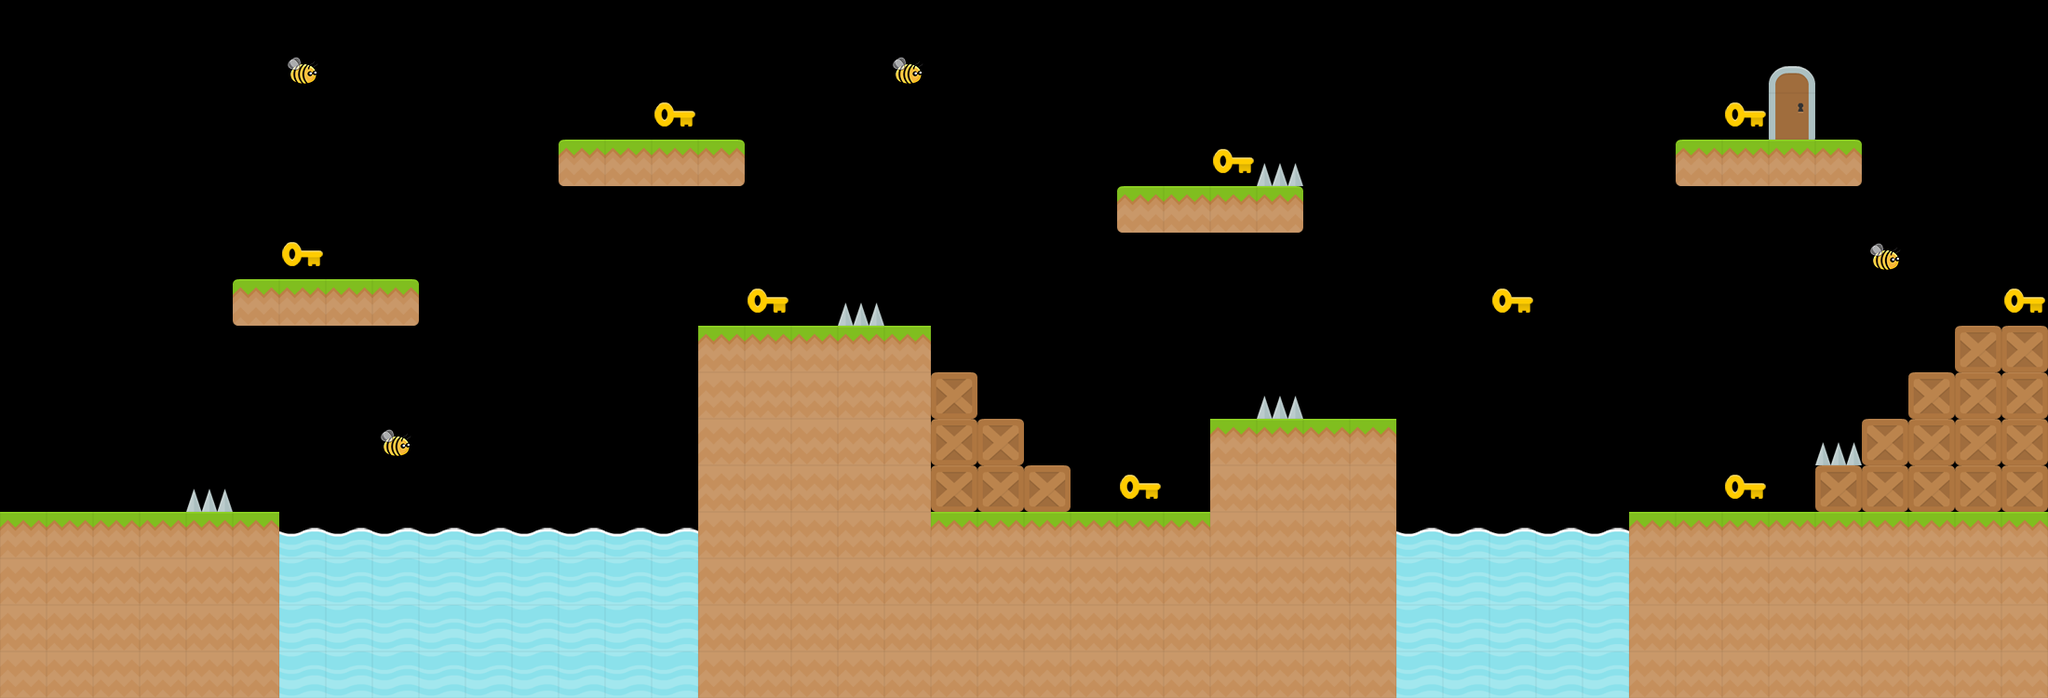

Below is a game level as drawn by its tile map, then a one-line description and the .tmx file that defines it, in full:
An orthogonal 44x15 tile map with 50x50 px tiles, 1 tile layer (Tile Layer 1).

<map version="1.4" tiledversion="1.4.3" orientation="orthogonal" renderorder="right-down" width="44" height="15" tilewidth="50" tileheight="50" infinite="0" nextlayerid="2" nextobjectid="1">
 <editorsettings>
  <export target="level_1.csv" format="csv" />
 </editorsettings>
 <tileset firstgid="1" source="tiles.tsx" />
 <layer id="1" name="Tile Layer 1" width="44" height="15">
  <data encoding="csv">
0,0,0,0,0,0,0,0,0,0,0,0,0,0,0,0,0,0,0,0,0,0,0,0,0,0,0,0,0,0,0,0,0,0,0,0,0,0,0,0,0,0,0,0,
0,0,0,0,0,0,14,0,0,0,0,0,0,0,0,0,0,0,0,14,0,0,0,0,0,0,0,0,0,0,0,0,0,0,0,0,0,0,4,0,0,0,0,0,
0,0,0,0,0,0,0,0,0,0,0,0,0,0,5,0,0,0,0,0,0,0,0,0,0,0,0,0,0,0,0,0,0,0,0,0,0,5,3,0,0,0,0,0,
0,0,0,0,0,0,0,0,0,0,0,0,9,11,11,10,0,0,0,0,0,0,0,0,0,0,5,1,0,0,0,0,0,0,0,0,9,11,11,10,0,0,0,0,
0,0,0,0,0,0,0,0,0,0,0,0,0,0,0,0,0,0,0,0,0,0,0,0,9,11,11,10,0,0,0,0,0,0,0,0,0,0,0,0,0,0,0,0,
0,0,0,0,0,0,5,0,0,0,0,0,0,0,0,0,0,0,0,0,0,0,0,0,0,0,0,0,0,0,0,0,0,0,0,0,0,0,0,0,14,0,0,0,
0,0,0,0,0,9,11,11,10,0,0,0,0,0,0,0,5,0,1,0,0,0,0,0,0,0,0,0,0,0,0,0,5,0,0,0,0,0,0,0,0,0,0,5,
0,0,0,0,0,0,0,0,0,0,0,0,0,0,0,11,11,11,11,11,0,0,0,0,0,0,0,0,0,0,0,0,0,0,0,0,0,0,0,0,0,0,2,2,
0,0,0,0,0,0,0,0,0,0,0,0,0,0,0,8,8,8,8,8,2,0,0,0,0,0,0,1,0,0,0,0,0,0,0,0,0,0,0,0,0,2,2,2,
0,0,0,0,0,0,0,0,14,0,0,0,0,0,0,8,8,8,8,8,2,2,0,0,0,0,11,11,11,11,0,0,0,0,0,0,0,0,0,1,2,2,2,2,
0,0,0,0,1,0,0,0,0,0,0,0,0,0,0,8,8,8,8,8,2,2,2,0,5,0,8,8,8,8,0,0,0,0,0,0,0,5,0,2,2,2,2,2,
11,11,11,11,11,11,13,13,13,13,13,13,13,13,13,8,8,8,8,8,11,11,11,11,11,11,8,8,8,8,13,13,13,13,13,11,11,11,11,11,11,11,11,11,
8,8,8,8,8,8,12,12,12,12,12,12,12,12,12,8,8,8,8,8,8,8,8,8,8,8,8,8,8,8,12,12,12,12,12,8,8,8,8,8,8,8,8,8,
8,8,8,8,8,8,12,12,12,12,12,12,12,12,12,8,8,8,8,8,8,8,8,8,8,8,8,8,8,8,12,12,12,12,12,8,8,8,8,8,8,8,8,8,
8,8,8,8,8,8,12,12,12,12,12,12,12,12,12,8,8,8,8,8,8,8,8,8,8,8,8,8,8,8,12,12,12,12,12,8,8,8,8,8,8,8,8,8
</data>
 </layer>
</map>
